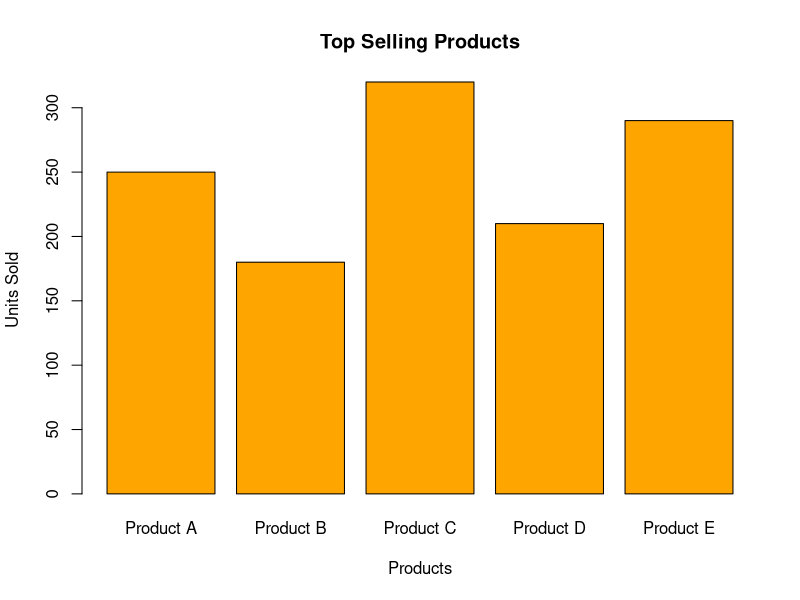

Recreate this plot in R.
product <- c("Product A", "Product B", "Product C", "Product D", "Product E")
units <- c(250, 180, 320, 210, 290)
barplot(units,
        names.arg = product,
        col = "orange",
        xlab = "Products",
        ylab = "Units Sold",
        main = "Top Selling Products")
